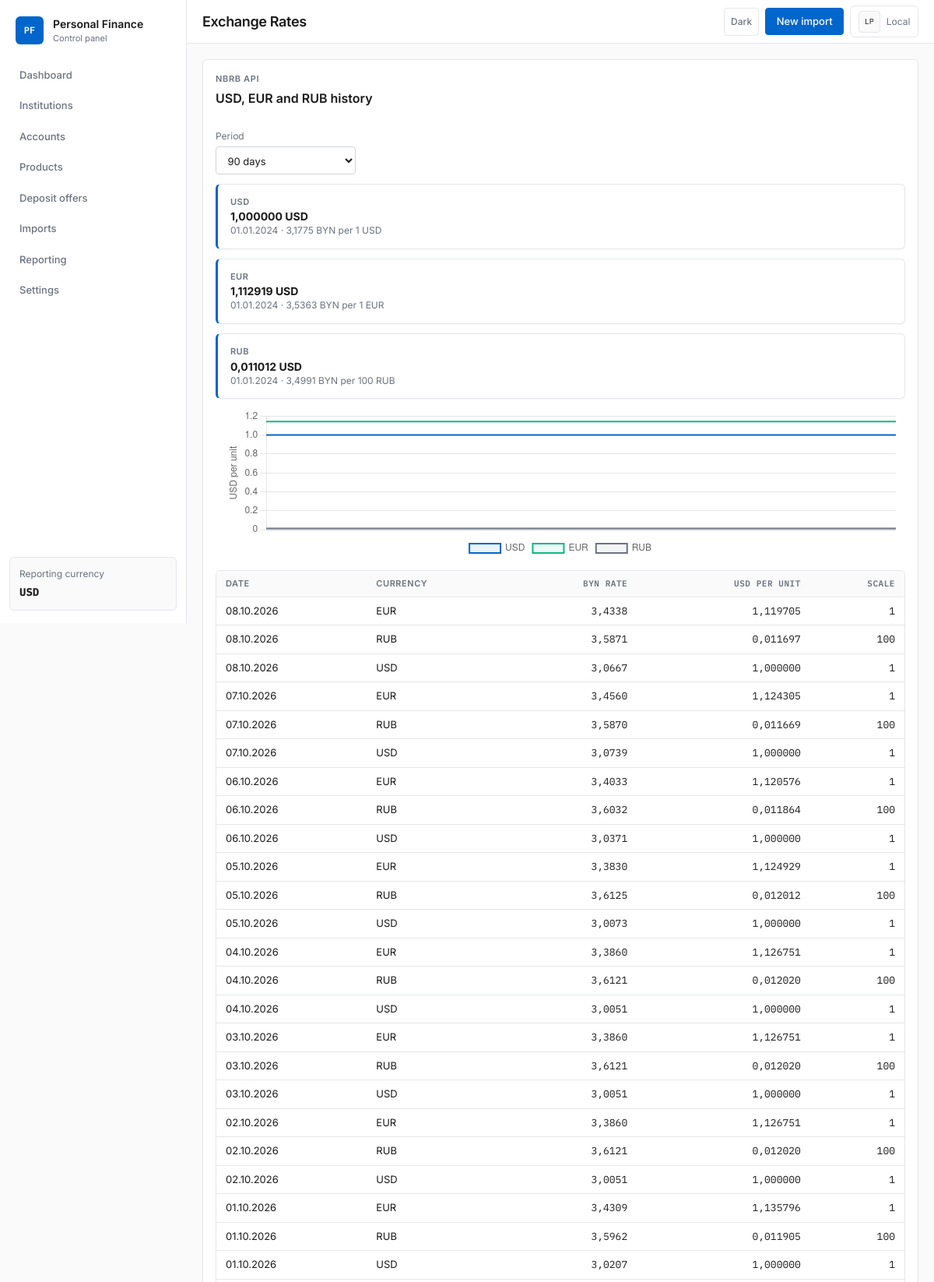
Page /exchange-rates/ (upper part) on the committed database.
### apps/common/models.py (models this page shows, shortened)
class TimeStampedModel(models.Model):
	created_at = models.DateTimeField(auto_now_add=True)
	updated_at = models.DateTimeField(auto_now=True)
	class Meta:
		abstract = True

class ExchangeRateHistory(TimeStampedModel):
	class Source(models.TextChoices):
		NBRB = 'nbrb', 'NBRB API'
	currency = models.ForeignKey(Currency, on_delete=models.CASCADE, related_name='rate_history')
	rate_date = models.DateField()
	rate_byn = models.DecimalField(max_digits=18, decimal_places=6)
	usd_cross_rate = models.DecimalField(max_digits=18, decimal_places=10)
	scale = models.PositiveIntegerField(default=1)
	source = models.CharField(max_length=16, choices=Source.choices, default=Source.NBRB)
	source_currency_id = models.PositiveIntegerField()
	payload = models.JSONField(default=dict, blank=True)
	class Meta:
		ordering = ['-rate_date', 'currency__code']
		constraints = [
			models.UniqueConstraint(fields=['currency', 'rate_date', 'source'], name='unique_exchange_rate_per_day_source'),
		]
		verbose_name = 'Exchange rate history'
		verbose_name_plural = 'Exchange rate history'

class Currency(TimeStampedModel):
	code = models.CharField(max_length=16, unique=True)
	name = models.CharField(max_length=64)
	symbol = models.CharField(max_length=8, blank=True)
	usd_rate = models.DecimalField(max_digits=18, decimal_places=6, default=1)
	is_base = models.BooleanField(default=False)
	metadata = models.JSONField(default=dict, blank=True)
	class Meta:
		ordering = ['code']
		verbose_name = 'Currency'
		verbose_name_plural = 'Currencies'

### apps/dashboard/views.py (the view)
# urls.py: path('exchange-rates/', views.exchange_rate_history, name='exchange_rates'),
def exchange_rate_history(request):
    period = request.GET.get('period', '90d')
    period_map = {
        '30d': 30,
        '90d': 90,
        '365d': 365,
        'all': None,
    }
    days = period_map.get(period, 90)
    rate_history = ExchangeRateHistory.objects.select_related('currency').filter(currency__code__in=['USD', 'EUR', 'RUB'])
    if days is not None:
        start_date = timezone.localdate() - timedelta(days=days)
        rate_history = rate_history.filter(rate_date__gte=start_date)
    rate_history = rate_history.order_by('rate_date', 'currency__code')
    chart_series = {'USD': [], 'EUR': [], 'RUB': []}
    for row in rate_history:
        chart_series[row.currency.code].append({
            'x': format_display_date(row.rate_date),
            'y': float(row.usd_cross_rate),
            'byn': float(row.rate_byn),
        })
    latest_rows = {
        row.currency.code: row
        for row in ExchangeRateHistory.objects.select_related('currency').filter(currency__code__in=['USD', 'EUR', 'RUB']).order_by('currency__code', '-rate_date')
    }
    latest_display_rows = []
    for code in ['USD', 'EUR', 'RUB']:
        if code not in latest_rows:
            continue
        row = latest_rows[code]
        latest_display_rows.append(
            {
                'row': row,
                'display_rate_byn': row.payload.get('Cur_OfficialRate', row.rate_byn) if isinstance(row.payload, dict) else row.rate_byn,
                'display_scale': row.scale,
            }
        )
    context = {
        'period': period,
        'period_options': [('30d', '30 days'), ('90d', '90 days'), ('365d', '365 days'), ('all', 'All')],
        'chart_series': chart_series,
        'rate_rows': rate_history.order_by('-rate_date', 'currency__code')[:180],
        'latest_rows': latest_display_rows,
    }
    template_name = 'dashboard/partials/exchange_rates_content.html' if request.headers.get('HX-Request') == 'true' else 'dashboard/exchange_rates.html'
    return render(request, template_name, context)

### apps/common/dates.py (called while the page is built)
def format_display_date(value: date | datetime | None) -> str:
	if value is None:
		return ''
	if isinstance(value, datetime):
		if timezone.is_aware(value):
			value = timezone.localtime(value)
		return value.strftime(DATE_DISPLAY_FORMAT)
	return value.strftime(DATE_DISPLAY_FORMAT)

### apps/core/context_processors.py (called while the page is built)
def project_settings(request):
    return {
        'project_name': 'Personal Finance',
        'reporting_base_currency': settings.REPORTING_BASE_CURRENCY,
    }

### apps/core/templatetags/pf_extras.py (called while the page is built)
@register.filter
def display_date(value):
	return format_display_date(value)

### templates/dashboard/exchange_rates.html (shortened to what this page needs)
{% extends 'core/base.html' %}
{% block page_title %}Exchange Rates{% endblock %}
{% block content %}
<section class="panel stack-md">
    <div class="panel-header">
        <div>
            <p class="eyebrow">NBRB API</p>
            <h2>USD, EUR and RUB history</h2>
        </div>
    </div>
    <form class="filter-bar" hx-get="{% url 'dashboard:exchange_rates' %}" hx-target="#exchange-rates-content" hx-select="#exchange-rates-content" hx-trigger="change from:#period-filter">
        <label class="filter-field">
            <span>Period</span>
            <select id="period-filter" name="period">
                {% for value, label in period_options %}
                    <option value="{{ value }}" {% if period == value %}selected{% endif %}>{{ label }}</option>
                {% endfor %}
            </select>
        </label>
    </form>
    <div id="exchange-rates-content">
        {% include 'dashboard/partials/exchange_rates_content.html' %}
    </div>
</section>
{% endblock %}
{% block extra_js %}
<script>
function renderExchangeRateChart() {
    const payloadNode = document.getElementById('exchange-rate-chart-data');
    const canvas = document.getElementById('exchange-rate-chart');
    if (!payloadNode || !canvas || typeof Chart === 'undefined') {
        return;
    }
    const payload = JSON.parse(payloadNode.textContent);
    if (window.exchangeRateChart) {
        window.exchangeRateChart.destroy();
    }
    window.exchangeRateChart = new Chart(canvas.getContext('2d'), {
        type: 'line',
        data: {
            datasets: [
                {label: 'USD', data: payload.USD, borderColor: '#0066CC', backgroundColor: 'rgba(0,102,204,0.08)', tension: 0.1, borderWidth: 2, pointRadius: 0},
                {label: 'EUR', data: payload.EUR, borderColor: '#10B981', backgroundColor: 'rgba(16,185,129,0.08)', tension: 0.1, borderWidth: 2, pointRadius: 0},
                {label: 'RUB', data: payload.RUB, borderColor: '#6B7280', backgroundColor: 'rgba(107,114,128,0.08)', tension: 0.1, borderWidth: 2, pointRadius: 0},
            ],
        },
        options: {
            parsing: false,
            responsive: true,
            maintainAspectRatio: false,
            scales: {
                x: {type: 'category', ticks: {maxTicksLimit: 12}},
                y: {title: {display: true, text: 'USD per unit'}}
            },
            plugins: {
                legend: {position: 'bottom'}
            }
        }
    });
}
document.addEventListener('DOMContentLoaded', renderExchangeRateChart);
document.body.addEventListener('htmx:afterSwap', function(event) {
    if (event.target && event.target.id === 'exchange-rates-content') {
        renderExchangeRateChart();
    }
});
</script>
{% endblock %}

### templates/core/base.html (shortened to what this page needs)
{% load static %}
<!DOCTYPE html>
<html lang="ru" data-theme="light">
<head>
    <link rel="stylesheet" href="{% static 'css/app.css' %}">
</head>
<body>
    <div class="app-shell">
        <aside class="sidebar">
            <a class="brand" href="{% url 'dashboard:home' %}">
                <span class="brand-mark">PF</span>
                <span>
                    <strong>Personal Finance</strong>
                    <small>Control panel</small>
                </span>
            </a>
            <nav class="nav" aria-label="Main">
                <a class="nav-link{% if request.path == '/' %} is-active{% endif %}" href="{% url 'dashboard:home' %}">Dashboard</a>
                <a class="nav-link{% if request.path|slice:':14' == '/institutions/' %} is-active{% endif %}" href="{% url 'institutions:list' %}">Institutions</a>
                <a class="nav-link{% if request.path|slice:':10' == '/accounts/' %} is-active{% endif %}" href="{% url 'accounts:list' %}">Accounts</a>
                <a class="nav-link{% if request.path|slice:':10' == '/products/' %} is-active{% endif %}" href="{% url 'products:list' %}">Products</a>
                <a class="nav-link{% if request.path|slice:':16' == '/deposit-offers' %} is-active{% endif %}" href="{% url 'market:deposit_offers' %}">Deposit offers</a>
                <a class="nav-link{% if request.path|slice:':8' == '/imports/' %} is-active{% endif %}" href="{% url 'imports:upload' %}">Imports</a>
                <a class="nav-link{% if request.path|slice:':17' == '/portfolio-report' %} is-active{% endif %}" href="{% url 'dashboard:portfolio_report' %}">Reporting</a>
                <a class="nav-link{% if request.path|slice:':10' == '/settings/' %} is-active{% endif %}" href="{% url 'core:settings' %}">Settings</a>
            </nav>
            <div class="sidebar-note">
                <span>Reporting currency</span>
                <strong class="font-mono">{{ reporting_base_currency }}</strong>
            </div>
        </aside>
        <div class="main-column">
            <header class="topbar">
                <div class="topbar-title">
                    <h1>{% block page_title %}{{ project_name }}{% endblock %}</h1>
                </div>
                <div class="topbar-actions">
                    <button type="button" class="icon-button" data-theme-toggle aria-pressed="false" aria-label="Switch theme">
                        <span data-theme-label>Dark</span>
                    </button>
                    <a class="button" href="{% url 'imports:upload' %}">New import</a>
                    <div class="topbar-profile" title="Local session">
                        <span class="profile-avatar">LP</span>
                        <span>Local</span>
                    </div>
                </div>
            </header>
            <main class="main-content">
                {% block content %}{% endblock %}
            </main>
        </div>
    </div>
    {% block extra_js %}{% endblock %}
</body>
</html>

### templates/dashboard/partials/exchange_rates_content.html (shortened to what this page needs)
<section class="metric-grid compact-grid">
    {% for item in latest_rows %}
        <article class="metric-card accent-blue">
            <span>{{ item.row.currency.code }}</span>
            <strong>{{ item.row.usd_cross_rate|floatformat:6 }} USD</strong>
            <small>{{ item.row.rate_date|display_date }} · {{ item.display_rate_byn|floatformat:4 }} BYN per {{ item.display_scale }} {{ item.row.currency.code }}</small>
        </article>
    {% endfor %}
</section>
<div class="chart-card">
    <canvas id="exchange-rate-chart"></canvas>
</div>
<div class="table-wrap">
    <table>
        <thead>
            <tr>
                <th>Date</th>
                <th>Currency</th>
                    <th class="text-right">BYN rate</th>
                <th class="text-right">USD per unit</th>
                <th class="text-right">Scale</th>
            </tr>
        </thead>
        <tbody>
            {% for row in rate_rows %}
                <tr>
                    <td>{{ row.rate_date|display_date }}</td>
                    <td>{{ row.currency.code }}</td>
                    <td class="text-right">{{ row.payload.Cur_OfficialRate|default:row.rate_byn|floatformat:4 }}</td>
                    <td class="text-right">{{ row.usd_cross_rate|floatformat:6 }}</td>
                    <td class="text-right">{{ row.scale }}</td>
                </tr>
            {% empty %}
                <tr>
                    <td colspan="5" class="empty-state">No exchange rate history found.</td>
                </tr>
            {% endfor %}
        </tbody>
    </table>
</div>

### rows in the picture
ExchangeRateHistory: row.currency.code "USD", row.usd_cross_rate "1,000000", row.rate_date|display_date "01.01.2024", display_rate_byn "3,1775", display_scale "1"
ExchangeRateHistory: row.currency.code "EUR", row.usd_cross_rate "1,112919", row.rate_date|display_date "01.01.2024", display_rate_byn "3,5363", display_scale "1"
ExchangeRateHistory: row.currency.code "RUB", row.usd_cross_rate "0,011012", row.rate_date|display_date "01.01.2024", display_rate_byn "3,4991", display_scale "100"
ExchangeRateHistory: rate_date|display_date "08.10.2026", currency.code "EUR", payload.Cur_OfficialRate "3,4338", usd_cross_rate "1,119705", scale "1"
ExchangeRateHistory: rate_date|display_date "08.10.2026", currency.code "RUB", payload.Cur_OfficialRate "3,5871", usd_cross_rate "0,011697", scale "100"
ExchangeRateHistory: rate_date|display_date "08.10.2026", currency.code "USD", payload.Cur_OfficialRate "3,0667", usd_cross_rate "1,000000", scale "1"
ExchangeRateHistory: rate_date|display_date "07.10.2026", currency.code "EUR", payload.Cur_OfficialRate "3,4560", usd_cross_rate "1,124305", scale "1"
ExchangeRateHistory: rate_date|display_date "07.10.2026", currency.code "RUB", payload.Cur_OfficialRate "3,5870", usd_cross_rate "0,011669", scale "100"
ExchangeRateHistory: rate_date|display_date "07.10.2026", currency.code "USD", payload.Cur_OfficialRate "3,0739", usd_cross_rate "1,000000", scale "1"
ExchangeRateHistory: rate_date|display_date "06.10.2026", currency.code "EUR", payload.Cur_OfficialRate "3,4033", usd_cross_rate "1,120576", scale "1"
ExchangeRateHistory: rate_date|display_date "06.10.2026", currency.code "RUB", payload.Cur_OfficialRate "3,6032", usd_cross_rate "0,011864", scale "100"
ExchangeRateHistory: rate_date|display_date "06.10.2026", currency.code "USD", payload.Cur_OfficialRate "3,0371", usd_cross_rate "1,000000", scale "1"
ExchangeRateHistory: rate_date|display_date "05.10.2026", currency.code "EUR", payload.Cur_OfficialRate "3,3830", usd_cross_rate "1,124929", scale "1"
ExchangeRateHistory: rate_date|display_date "05.10.2026", currency.code "RUB", payload.Cur_OfficialRate "3,6125", usd_cross_rate "0,012012", scale "100"
ExchangeRateHistory: rate_date|display_date "05.10.2026", currency.code "USD", payload.Cur_OfficialRate "3,0073", usd_cross_rate "1,000000", scale "1"
ExchangeRateHistory: rate_date|display_date "04.10.2026", currency.code "EUR", payload.Cur_OfficialRate "3,3860", usd_cross_rate "1,126751", scale "1"
ExchangeRateHistory: rate_date|display_date "04.10.2026", currency.code "RUB", payload.Cur_OfficialRate "3,6121", usd_cross_rate "0,012020", scale "100"
ExchangeRateHistory: rate_date|display_date "04.10.2026", currency.code "USD", payload.Cur_OfficialRate "3,0051", usd_cross_rate "1,000000", scale "1"
ExchangeRateHistory: rate_date|display_date "03.10.2026", currency.code "EUR", payload.Cur_OfficialRate "3,3860", usd_cross_rate "1,126751", scale "1"
ExchangeRateHistory: rate_date|display_date "03.10.2026", currency.code "RUB", payload.Cur_OfficialRate "3,6121", usd_cross_rate "0,012020", scale "100"
ExchangeRateHistory: rate_date|display_date "03.10.2026", currency.code "USD", payload.Cur_OfficialRate "3,0051", usd_cross_rate "1,000000", scale "1"
ExchangeRateHistory: rate_date|display_date "02.10.2026", currency.code "EUR", payload.Cur_OfficialRate "3,3860", usd_cross_rate "1,126751", scale "1"
ExchangeRateHistory: rate_date|display_date "02.10.2026", currency.code "RUB", payload.Cur_OfficialRate "3,6121", usd_cross_rate "0,012020", scale "100"
ExchangeRateHistory: rate_date|display_date "02.10.2026", currency.code "USD", payload.Cur_OfficialRate "3,0051", usd_cross_rate "1,000000", scale "1"
ExchangeRateHistory: rate_date|display_date "01.10.2026", currency.code "EUR", payload.Cur_OfficialRate "3,4309", usd_cross_rate "1,135796", scale "1"
ExchangeRateHistory: rate_date|display_date "01.10.2026", currency.code "RUB", payload.Cur_OfficialRate "3,5962", usd_cross_rate "0,011905", scale "100"
ExchangeRateHistory: rate_date|display_date "01.10.2026", currency.code "USD", payload.Cur_OfficialRate "3,0207", usd_cross_rate "1,000000", scale "1"

### other values in the picture
{{ reporting_base_currency }} "USD"
form field period "90 days"
